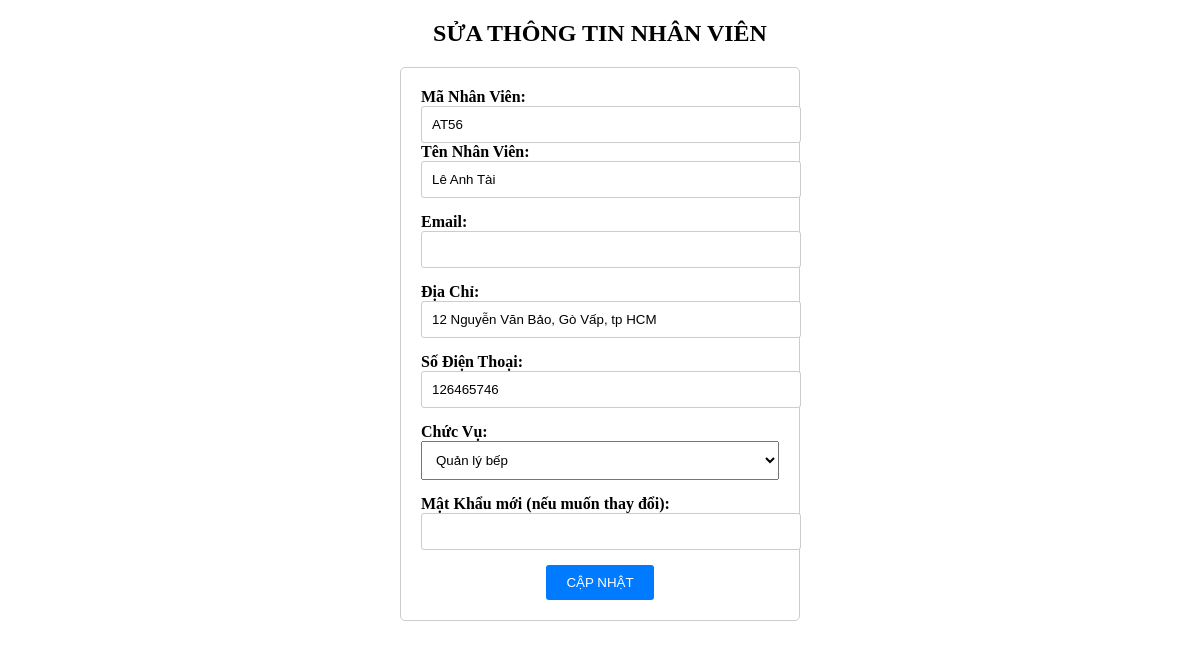
Before: /QLNhanVien/suaNV.php?ma_nhan_vien=AT56 with the older database file.
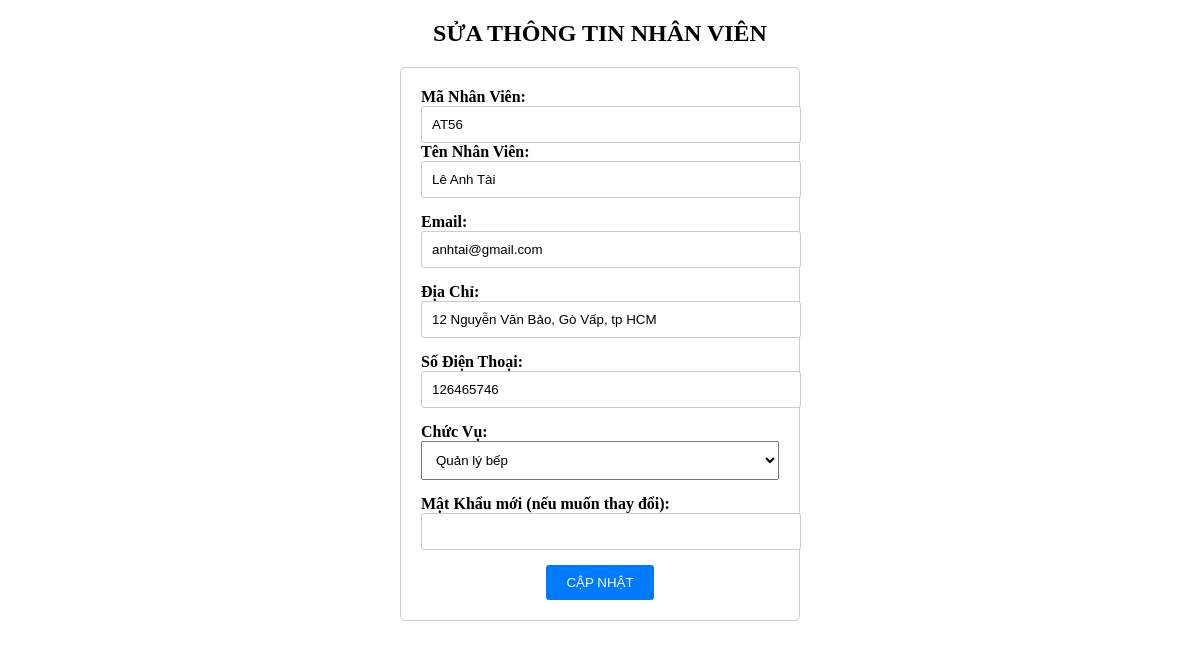
After: the same page with the newer database file.
### tables this page shows
CREATE TABLE `nhanvientapdoan` (
  `ma_nhan_vien` varchar(10) NOT NULL,
  `ho_ten` varchar(50) NOT NULL,
  `email` varchar(50) default NULL,
  `dia_chi` varchar(50) NOT NULL,
  `so_dien_thoai` int(10) NOT NULL,
  `chuc_vu` varchar(50) NOT NULL,
  `password` varchar(50) NOT NULL,
  `role` enum('admin','user') NOT NULL,
  `trang_thai` enum('deleted','using') NOT NULL,
  PRIMARY KEY  (`ma_nhan_vien`),
  KEY `role` (`role`)
);

### QLNhanVien/suaNV.php (the view, shortened to what this page needs)
<?php
$servername = "localhost";
$username = "root";
$password = "";
$dbname = "databa";
$conn = new mysqli($servername, $username, $password, $dbname);
if(isset($_GET['ma_nhan_vien'])) {
    $id = $_GET['ma_nhan_vien'];
    $sql = "SELECT * FROM nhanvientapdoan WHERE ma_nhan_vien = '$id'";
    $result = $conn->query($sql);
    if ($result->num_rows > 0) {
        $row = $result->fetch_assoc();
?>
     <!DOCTYPE html>
            <html>
            <head>
            </head>
            <body>
                <div class='container'>
                    <h2 style='text-align:center;'>SỬA THÔNG TIN NHÂN VIÊN</h2>
                    <form action='#' method='post' onsubmit="return validateForm()">
                        <div class='form-group'>
						<label for='tenNhanVien'>Mã Nhân Viên:</label>
                            <input type='text' id='ma_nhan_vien' name='ma_nhan_vien' value='<?php echo $row['ma_nhan_vien']; ?>' required><br>
                            <label for='tenNhanVien'>Tên Nhân Viên:</label>
                            <input type='text' id='ho_ten' name='ho_ten' value='<?php echo $row['ho_ten']; ?>' required>
                        </div>
						 <div class='form-group'>
                            <label for='email'>Email:</label>
                            <input type='email' id='email' name='email' value='<?php echo $row['email']; ?>' required required>
                        </div>
                        <div class='form-group'>
                            <label for='diaChi'>Địa Chỉ:</label>
                            <input type='text' id='dia_chi' name='dia_chi' value='<?php echo $row['dia_chi']; ?>' required>
                        </div>
                        <div class='form-group'>
                            <label for='soDienThoai'>Số Điện Thoại:</label>
                            <input type='text' id='so_dien_thoai' name='so_dien_thoai' value='<?php echo $row['so_dien_thoai']; ?>' required>
                        </div>
                        <div class='form-group'>
                            <label for='chucVu'>Chức Vụ:</label>
                            <select id='chuc_vu' name='chuc_vu'>
                                <option value='Quản lý' ".($chuc_vu == 'Quản lý' ? 'selected' : '').">Quản lý bếp</option>
                            </select>
                        </div>
						<div class='form-group'>
                            <label for='newPassword'>Mật Khẩu mới (nếu muốn thay đổi):</label>
                            <input type='password' id='new_password' name='new_password'>
                        </div>
                        <center><button type='submit'>CẬP NHẬT</button></center>
                    </form>
                </div>
            </body>
            </html>
			<?php
    } else {
        echo "Không tìm thấy";
    }
} else {
    echo "Mã không được cung cấp";
}
?>

### QLNhanVien/suaNV.php (style rules this page uses)
.container { width: 400px; margin: 0 auto; }
form { border: 1px solid #ccc; padding: 20px; border-radius: 5px; }
.form-group { margin-bottom: 15px; }
label { display: block; font-weight: bold; }
input[type="text"], input[type="email"], input[type="password"] { width: 100%; padding: 10px; border: 1px solid #ccc; border-radius: 3px; }
select { width: 100%; padding: 10px; }
button { background-color: #007BFF; color: #fff; border: none; padding: 10px 20px; border-radius: 3px; cursor: pointer; }

Changed rows visible on the page:
changed nhanvientapdoan "AT56": email (not shown) → "anhtai@gmail.com"
